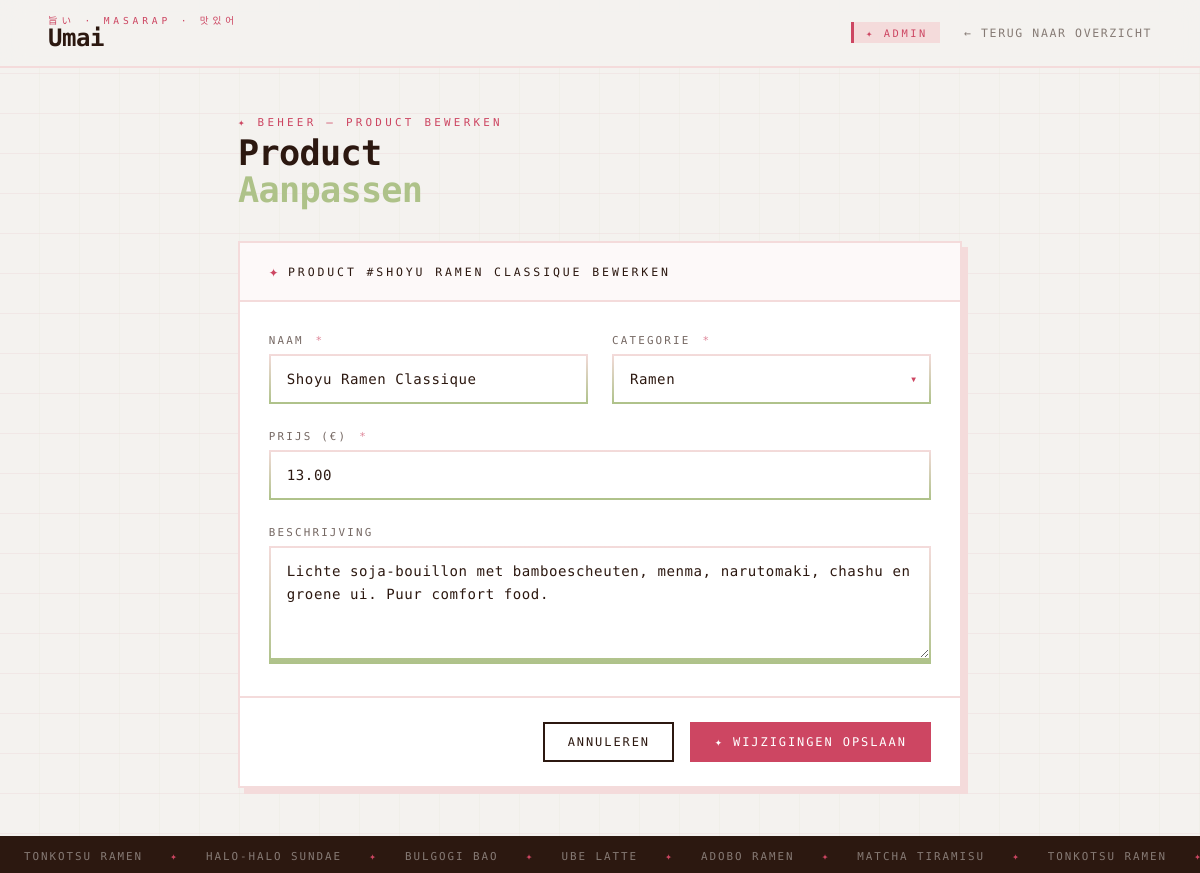
Page /app/umai/admin/product-aanpassen.php?id=7 (signed in) on the committed database.
### tables this page shows
CREATE TABLE `menu` (
  `id` int NOT NULL,
  `naam` varchar(30) NOT NULL,
  `categorie` varchar(15) NOT NULL,
  `beschrijving` varchar(130) NOT NULL,
  `prijs` decimal(19,2) NOT NULL
);

### app/umai/admin/product-aanpassen.php (the view, shortened to what this page needs)
<?php
$connectie = new PDO('mysql:host=mysql_db;dbname=school', 'root', 'rootpassword');
$sql = $connectie->prepare("SELECT * FROM menu WHERE id = :idplaceholder");
$sql->bindParam(':idplaceholder', $_GET['id']);
$sql->execute();
$data = $sql->fetch();
?>
<!DOCTYPE html>
<html lang="nl">
<head>
    <link href="product-aanpassen.css" rel="stylesheet"/>
</head>
<body>
<nav>
    <a href="../../index.php" class="nav-logo">
        <span class="kanji">旨い · Masarap · 맛있어</span>
        <span class="brand">Umai</span>
    </a>
    <div class="nav-right">
        <span class="nav-tag">✦ Admin</span>
        <a href="admin.php" class="nav-link">← Terug naar overzicht</a>
    </div>
</nav>
<main>
    <div class="page-header">
        <span class="section-label">✦ Beheer — Product bewerken</span>
        <h1 class="page-title">Product<br><span class="green">Aanpassen</span></h1>
    </div>
    <form method="POST">
        <div class="form-card">
            <div class="form-card-header">
                <span class="dot">✦</span>
                <span class="form-card-title">Product #<?php echo $data['naam'] ?> bewerken</span>
            </div>
            <div class="form-body">
                <div class="field-row">
                    <div class="field-group">
                        <label for="naam">Naam <span class="required">*</span></label>
                        <div class="field-wrap">
                            <input type="text" id="naam" name="naam" value="<?=  htmlspecialchars($data['naam']) ?>" required/>
                        </div>
                    </div>
                    <div class="field-group">
                        <label for="categorie">Categorie <span class="required">*</span></label>
                        <div class="field-wrap select-wrap">
                            <select id="categorie" name="categorie" required>
                                <option value="Ramen" selected>Ramen</option>
                            </select>
                        </div>
                    </div>
                </div>
                <div class="field-row">
                    <div class="field-group">
                        <label for="prijs">Prijs (€) <span class="required">*</span></label>
                        <div class="field-wrap">
                            <input type="number" id="prijs" name="prijs" value="<?php echo $data['prijs'] ?>" min="0" step="0.50" required/>
                        </div>
                    </div>
                </div>
                <div class="field-group">
                    <label for="beschrijving">Beschrijving</label>
                    <div class="field-wrap">
                        <textarea id="beschrijving" name="beschrijving"><?php echo $data['beschrijving'] ?></textarea>
                    </div>
                </div>
            </div>
            <div class="form-footer">
                <a href="admin.php" class="btn btn-outline">Annuleren</a>
                <button type="submit" name="veranderen" value="veranderen" class="btn btn-primary">✦ Wijzigingen Opslaan</button>
            </div>
        </div>
    </form>
</main>
<div class="marquee-band">
    <div class="marquee-track">
        <span>Tonkotsu Ramen</span><span class="dot">✦</span>
        <span>Halo-Halo Sundae</span><span class="dot">✦</span>
        <span>Bulgogi Bao</span><span class="dot">✦</span>
        <span>Ube Latte</span><span class="dot">✦</span>
        <span>Adobo Ramen</span><span class="dot">✦</span>
        <span>Matcha Tiramisu</span><span class="dot">✦</span>
        <span>Tonkotsu Ramen</span><span class="dot">✦</span>
    </div>
</div>
</body>
</html>

### rows in the picture
menu: naam "SHOYU RAMEN CLASSIQUE", naam "Shoyu Ramen Classique", prijs "13.00", beschrijving "Lichte soja-bouillon met bamboescheuten, menma, narutomaki, chashu en groene ui. Puur comfort food."
